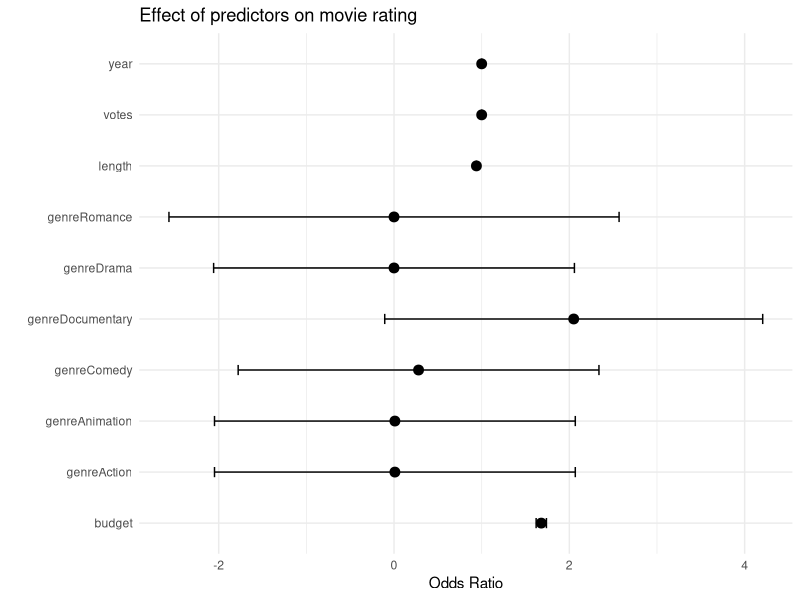

Generate this figure with R:
## ---- chunk 1
knitr::opts_chunk$set(echo = TRUE)
## ---- chunk 2
# Load required packages
library(tidyverse)
library(ggplot2)
library(scales)
library(dplyr)
library(broom)
## ---- chunk 3
# read data
films <- read.csv("dataset9.csv", header = TRUE)
# View data structures and variable types
str(films)
# View variable distribution
summary(films)
# Correlation matrix
cor(films[,c("year", "length", "budget", "votes", "rating")])
# Check for missing values
sum(is.na(films))
# Check which column has missing values
colSums(is.na(films))
# ########Fill missing values (any other way?)
mean_length <- mean(films$length, na.rm = TRUE)
films$length[is.na(films$length)] <- mean_length
# Check if missing values were filled successfully
sum(is.na(films))
## ---- chunk 4
# Convert year and length to continuous variables(Because time and length can be regarded as unlimited values)
films$year <- as.numeric(as.character(films$year))
films$length <- as.numeric(as.character(films$length))
# one-hot encoding
films <- cbind(films, model.matrix(~genre-1, data=films))
# Binarize the IMDB score
films$rating2 <- ifelse(films$rating > 7, 1, 0)
## ---- chunk 5
# Fitting a GLM model
fit <- glm(rating2 ~ year + length + budget + votes + genreAction + genreAnimation+genreComedy + genreDocumentary + genreDrama + genreRomance, data=films, family=binomial)
summary(fit)
## ---- chunk 6
# Extract Coefficients and Standard Errors
coef_df <- tidy(fit, exponentiate = TRUE) %>%
  filter(term != "(Intercept)") %>%
  mutate_if(is.numeric, list(~ round(., 2))) %>%
  mutate(lower = estimate - 1.96 * std.error,
         upper = estimate + 1.96 * std.error)

# plot the coefficients
ggplot(coef_df, aes(x = term, y = estimate)) +
  geom_point(size = 3) +
  geom_errorbar(aes(ymin = lower, ymax = upper), width = 0.2) +
  coord_flip() +
  labs(title = "Effect of predictors on movie rating",
       x = "", y = "Odds Ratio") +
  theme_minimal()
## ---- chunk 7
# After selecting variables:
# By the result of glm fit summary, we choose the variables with p-value lower than 0.05
# By the result of odds ratio, we choose the variables that have influence on rating
fit2 = glm(rating2 ~ length + budget + votes + genreAction + genreAnimation + genreDrama + genreRomance, data=films, family=binomial)
fit3 = glm(rating2 ~ length + budget + genreComedy + genreDocumentary , data=films, family=binomial)
table = matrix(c(fit$aic, fit2$aic, fit3$aic), dimnames = list(c("fit","fit2","fit3"), c("AIC")))
table
